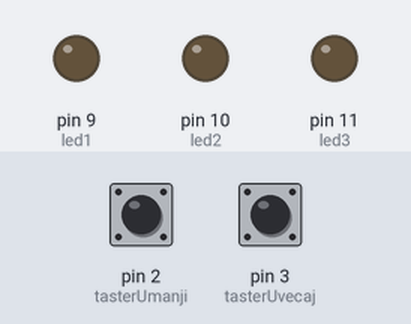
Simulated run of this sketch. Board: Arduino Uno, built with avr-gcc and run on an emulated ATmega328P. On the bench: output pins drawn as LEDs (lit = HIGH). Dashed ring = blinking. The inputs (shaded band) are chosen by the test bench; at power-on: pin 3 (tasterUvecaj) LOW, pin 2 (tasterUmanji) LOW.

Above: at 1.2 s.
1.3 s: pin 3 (tasterUvecaj) pulled HIGH for 0.15 s
At 1.7 s:
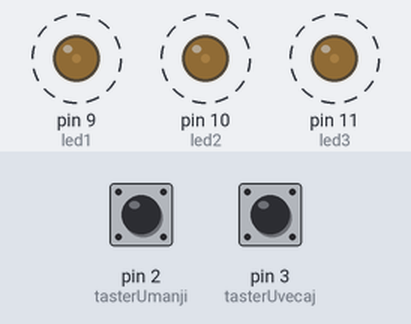
4.3 s: pin 2 (tasterUmanji) pulled HIGH for 0.15 s
At 4.3 s:
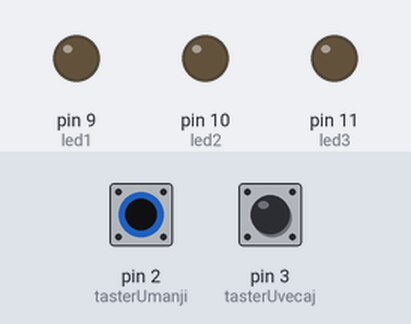
5.9 s: pin 3 (tasterUvecaj) pulled HIGH for 1 s
At 6.1 s:
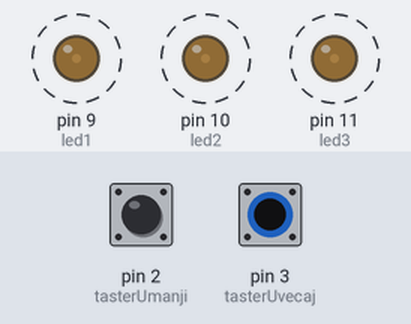
8.9 s: pin 2 (tasterUmanji) pulled HIGH for 1 s
At 10.1 s:
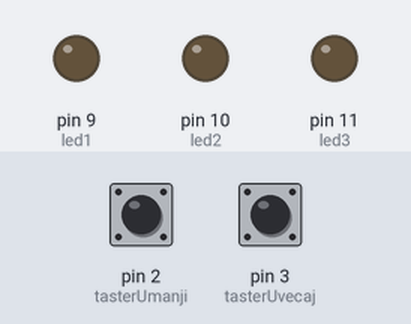
11.4 s: pin 3 (tasterUvecaj) pulsed HIGH 5 times (0.12 s each, 0.3 s apart)
At 12.1 s:
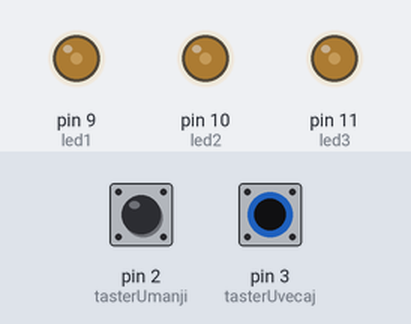
14.7 s: pin 3 (tasterUvecaj) pulled HIGH for 0.15 s
Timing chart, 0 to 18.7 s (numbered marks = the images above; inputs shaded):
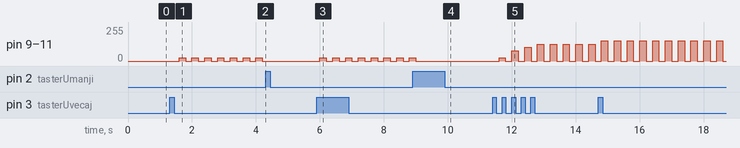

The sketch:

Led_Rasveta-4ETR-B6.ino
```cpp
// pinovi na koje su povezane diode, obavezno moraju da podrzavaju PWM
const int led1 = 9;
const int led2 = 10;
const int led3 = 11;

// pinovi na koje su povezani tasteri, moraju da budu 2 i 3 zbog koriscenja
// prekida  (interrupt-a)
const int tasterUvecaj = 3;
const int tasterUmanji = 2;

// pocetni intenzitet osvetljaja dioda
// volatile - jer se vrednost menja u funkcijama prekida
volatile int osvetljenjeProc = 0;
int osvetljenjePWM;

void setup() {
  // Pinovi na koje su povezane diode se definisu da rade kao izlazi
  pinMode(led1, OUTPUT);
  pinMode(led2, OUTPUT);
  pinMode(led3, OUTPUT);

  // Pinovi na koje su povezani tasteri se definisu da rade kao ulazi
  // i to realizovani preko pullup otpornika
  pinMode(tasterUvecaj, INPUT);
  pinMode(tasterUmanji, INPUT);

  // pocetno stanje dioda - iskljucene (ne svetle);
  digitalWrite(led1, LOW);
  digitalWrite(led2, LOW);
  digitalWrite(led3, LOW);

  // Osluskivanje stanja tastera - pritisak bilo kog tastera poziva odgovarajucu
  // funckiju [povecajNivoOsvetljenosti ili smanjiNivoOsvetljenosti]
  attachInterrupt(digitalPinToInterrupt(tasterUvecaj), povecajNivoOsvetljenosti, RISING);
  attachInterrupt(digitalPinToInterrupt(tasterUmanji), smanjiNivoOsvetljenosti, RISING);

}

void loop()
{
  osvetljenjePWM = map(osvetljenjeProc, 0, 100, 0, 255);
  diodeTrepere();
}

void povecajNivoOsvetljenosti() {
  if (osvetljenjeProc < 100) osvetljenjeProc += 10;
}

void smanjiNivoOsvetljenosti() {
  if (osvetljenjeProc > 0) osvetljenjeProc -= 10;
}

void diodeTrepere() {
  analogWrite(led1, osvetljenjePWM);
  analogWrite(led2, osvetljenjePWM);
  analogWrite(led3, osvetljenjePWM);
  delay(200);
  digitalWrite(led1, LOW);
  digitalWrite(led2, LOW);
  digitalWrite(led3, LOW);
  delay(200);
}
```

Measured:
- after the input at 1.3 s, pin 9 (led1), pin 10 (led2), pin 11 (led3): alternates 25/255 for 0.20 s and 0/255 for 0.20 s, starting after 0.30 s
- after the input at 4.3 s, pin 9 (led1), pin 10 (led2), pin 11 (led3): stops changing and stays 0/255
- after the input at 5.9 s, pin 9 (led1), pin 10 (led2), pin 11 (led3): alternates 25/255 for 0.20 s and 0/255 for 0.20 s, starting after 0.10 s
- after the input at 8.9 s, pin 9 (led1), pin 10 (led2), pin 11 (led3): goes on until 9.0 s, then stays 0/255
- after the input at 11.4 s, pin 9 (led1), pin 10 (led2), pin 11 (led3): 0/255 → 25/255 after 0.20 s, → 0/255 0.20 s later, → 76/255 0.20 s later, → 0/255 0.20 s later, … (16 changes in this stretch)
